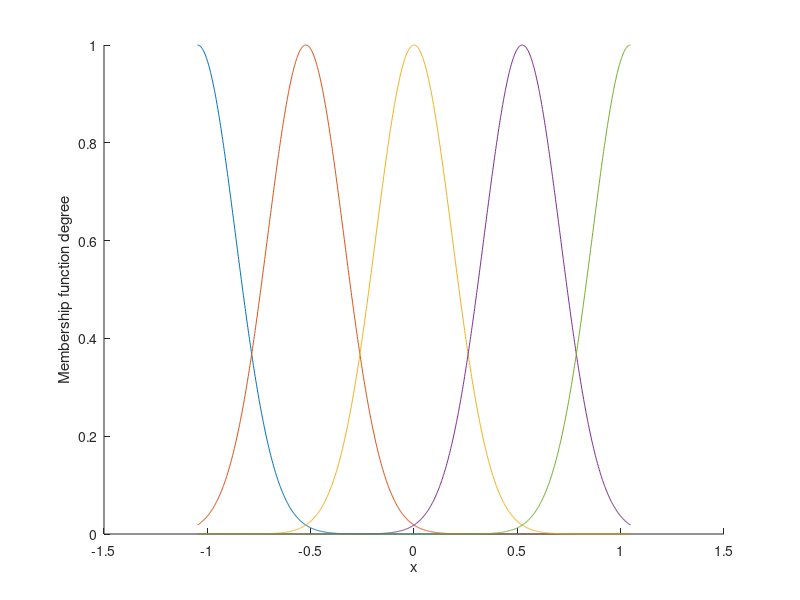

Reproduce this figure in MATLAB.
clear all;
close all;
 
L1=-pi/3;
L2=pi/3;
L=L2-L1;

T=L*1/1000;

x=L1:T:L2;
figure(1);
for i=1:1:5
    gs=-[(x+pi/3-(i-1)*pi/6)/(pi/12)].^2;
	u=exp(gs);
	hold on;
	plot(x,u);
end
xlabel('x');ylabel('Membership function degree');